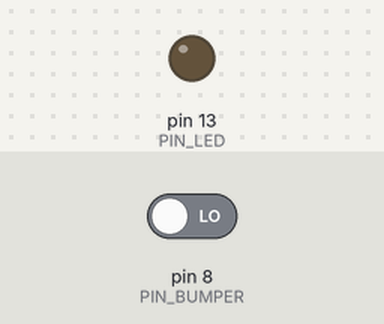
A sketch run on a simulated Arduino Uno, built with avr-gcc and run on an emulated ATmega328P. Parts: output pins drawn as LEDs (lit = HIGH). Inputs (shaded band) come from the test bench; at power-on: pin 8 (PIN_BUMPER) LOW.

Above: at 1.2 s.
1.3 s: pin 8 (PIN_BUMPER) driven HIGH
At 2.1 s:
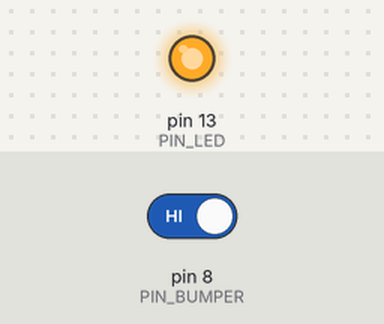
2.8 s: pin 8 (PIN_BUMPER) driven LOW
At 3.3 s:
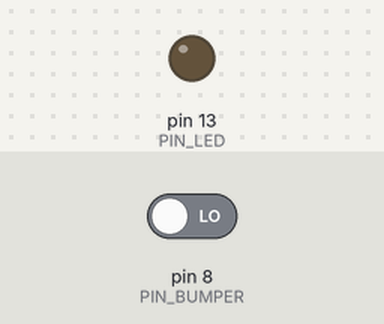
Timing chart, 0 to 5.8 s (numbered marks = the images above; inputs shaded):
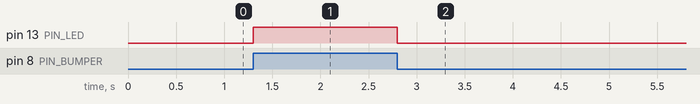

The sketch:

da_bumperWithLed.ino
```cpp
// sensor for bumper
// 1 bumper
// 1 R220 or 1 R330
// 1 led

const byte PIN_BUMPER = 8; // pin 8 to bumper
const byte PIN_LED = 13; // pin 13 to led
int data = 0; // variable for data

void setup () {
    pinMode(PIN_LED, OUTPUT);
    pinMode(PIN_BUMPER, INPUT);
}

void loop () {
    data = digitalRead(PIN_BUMPER);
    if (data == HIGH) {
        digitalWrite(PIN_LED, HIGH);
    }
    data = digitalRead(PIN_BUMPER);
    if (data == LOW) {
        digitalWrite(PIN_LED, LOW);
    }
}
```

Measured:
- after the input at 1.3 s, pin 13 (PIN_LED): LOW → HIGH at once
- after the input at 2.8 s, pin 13 (PIN_LED): HIGH → LOW at once
